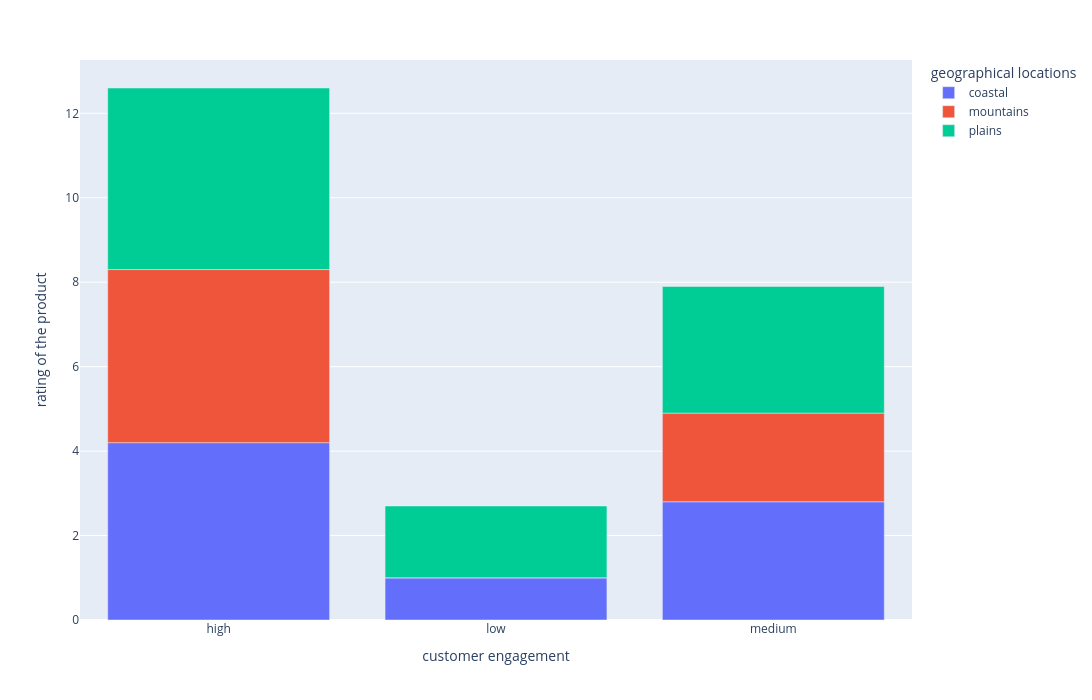

Notebook code for this chart:
### Code cell
import plotly.express as p


l7=x1.groupby(['customer engagement','geographical locations'])['rating of the product'].min().reset_index()


   
fig =p.bar(l7,x='customer engagement',y="rating of the product",color="geographical locations")

fig.update_layout(height=700,width=2000)
fig.show()

### Figure 1 — Plotly figure (JSON) as saved in the notebook; plotly's stock layout.template omitted (floating-point values rounded to 4 significant figures)
{"data": [{"hovertemplate": "geographical locations=coastal<br>customer engagement=%{x}<br>rating of the product=%{y}<extra></extra>", "legendgroup": "coastal", "marker": {"color": "#636efa", "pattern": {"shape": ""}}, "name": "coastal", "orientation": "v", "showlegend": true, "textposition": "auto", "type": "bar", "x": ["high", "low", "medium"], "xaxis": "x", "y": [4.2, 1.0, 2.8], "yaxis": "y"}, {"hovertemplate": "geographical locations=mountains<br>customer engagement=%{x}<br>rating of the product=%{y}<extra></extra>", "legendgroup": "mountains", "marker": {"color": "#EF553B", "pattern": {"shape": ""}}, "name": "mountains", "orientation": "v", "showlegend": true, "textposition": "auto", "type": "bar", "x": ["high", "low", "medium"], "xaxis": "x", "y": [4.1, 0.0, 2.1], "yaxis": "y"}, {"hovertemplate": "geographical locations=plains<br>customer engagement=%{x}<br>rating of the product=%{y}<extra></extra>", "legendgroup": "plains", "marker": {"color": "#00cc96", "pattern": {"shape": ""}}, "name": "plains", "orientation": "v", "showlegend": true, "textposition": "auto", "type": "bar", "x": ["high", "low", "medium"], "xaxis": "x", "y": [4.3, 1.7, 3.0], "yaxis": "y"}], "layout": {"barmode": "relative", "height": 700, "legend": {"title": {"text": "geographical locations"}, "tracegroupgap": 0}, "margin": {"t": 60}, "width": 2000, "xaxis": {"anchor": "y", "domain": [0, 1], "title": {"text": "customer engagement"}}, "yaxis": {"anchor": "x", "domain": [0, 1], "title": {"text": "rating of the product"}}}}
